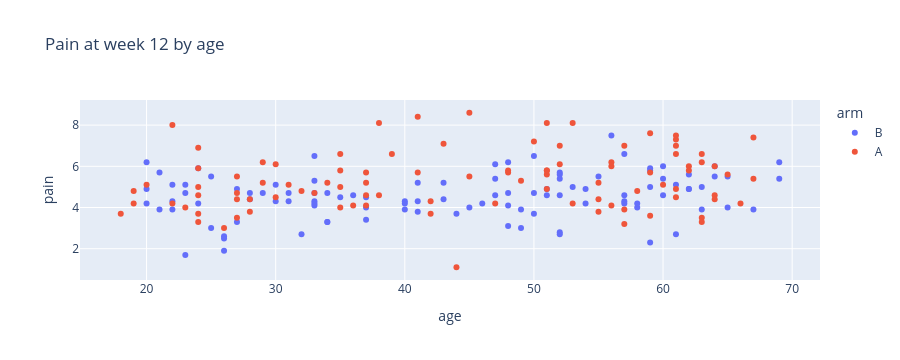

Source (notebook cell):
### Markdown cell above
## Plotly: a box asks about its rows

Drag a box over some points, on the bench at Full, in the Code view or in Cell details: the view starts the chart in Box Select, and its toolbar still has zoom and pan. Each point is a patient at week 12, so the view finds the rows of `week12` inside the box and asks about them.

### Code cell
import plotly.express as px

px.scatter(week12, x="age", y="pain", color="arm", hover_data=["site"], title="Pain at week 12 by age")

### Figure 1 — Plotly figure (JSON) as saved in the notebook; plotly's stock layout.template omitted (floating-point values rounded to 4 significant figures)
{"data": [{"customdata": [["south"], ["west"], ["north"], ["south"], ["west"], ["south"], ["north"], ["south"], ["north"], ["west"], ["south"], ["south"], ["west"], ["south"], ["north"], ["south"], ["west"], ["west"], ["west"], ["south"], ["north"], ["west"], ["south"], ["west"], ["west"], ["south"], ["west"], ["north"], ["north"], ["west"], ["south"], ["north"], ["north"], ["south"], ["west"], ["north"], ["west"], ["north"], ["north"], ["west"], ["south"], ["west"], ["west"], ["south"], ["south"], ["south"], ["west"], ["west"], ["south"], ["south"], ["west"], ["south"], ["north"], ["south"], ["south"], ["west"], ["west"], ["west"], ["west"], ["north"], ["north"], ["north"], ["west"], ["north"], ["north"], ["north"], ["west"], ["west"], ["west"], ["south"], ["west"], ["south"], ["north"], ["north"], ["south"], ["south"], ["north"], ["west"], ["west"], ["south"], ["west"], ["west"], ["west"], ["west"], ["west"], ["west"], ["west"], ["west"], ["west"], ["west"], ["north"], ["north"], ["north"], ["north"], ["north"], ["west"], ["west"], ["south"], ["north"], ["north"], ["south"], ["west"], ["south"], ["south"], ["west"]], "hovertemplate": "arm=B<br>age=%{x}<br>pain=%{y}<br>site=%{customdata[0]}<extra></extra>", "legendgroup": "B", "marker": {"color": "#636efa", "symbol": "circle"}, "mode": "markers", "name": "B", "orientation": "v", "showlegend": true, "type": "scatter", "x": [51, 60, 40, 52, 29, 49, 30, 20, 30, 67, 62, 48, 25, 33, 59, 33, 34, 52, 62, 40, 59, 33, 24, 57, 43, 48, 47, 23, 41, 20, 50, 65, 60, 59, 34, 25, 26, 36, 43, 26, 47, 50, 64, 26, 31, 41, 69, 52, 48, 23, 37, 52, 53, 61, 45, 37, 33, 52, 46, 54, 28, 22, 58, 48, 33, 22, 57, 65, 24, 44, 61, 56, 33, 57, 50, 40, 63, 63, 34, 54, 23, 52, 55, 21, 58, 62, 35, 37, 21, 57, 60, 27, 32, 31, 28, 47, 64, 27, 20, 41, 51, 69, 59, 22, 49], "xaxis": "x", "y": [4.9, 6.0, 4.3, 4.6, 4.7, 3.0, 4.3, 4.2, 5.1, 3.9, 4.9, 4.1, 5.5, 6.5, 5.8, 4.7, 4.7, 5.6, 5.6, 4.2, 5.0, 4.3, 4.2, 4.3, 4.4, 4.7, 5.4, 1.7, 3.8, 4.9, 4.7, 4.0, 4.6, 2.3, 3.3, 3.0, 1.9, 4.6, 5.2, 2.5, 6.1, 6.5, 6.0, 2.6, 4.3, 4.3, 6.2, 2.8, 3.1, 4.7, 4.5, 5.7, 5.0, 2.7, 4.0, 4.0, 5.3, 2.7, 4.2, 4.9, 4.4, 3.9, 4.0, 6.2, 4.1, 4.3, 4.2, 5.5, 5.9, 3.7, 5.1, 7.5, 4.2, 6.6, 3.7, 3.9, 5.0, 3.9, 3.3, 4.2, 5.1, 5.4, 5.5, 3.9, 4.2, 4.9, 4.5, 3.4, 5.7, 4.6, 5.4, 3.3, 2.7, 4.7, 4.7, 4.6, 5.5, 4.9, 6.2, 5.2, 4.6, 5.4, 5.9, 5.1, 3.9], "yaxis": "y"}, {"customdata": [["south"], ["south"], ["west"], ["west"], ["south"], ["north"], ["west"], ["west"], ["south"], ["west"], ["west"], ["west"], ["north"], ["west"], ["north"], ["west"], ["west"], ["north"], ["south"], ["west"], ["south"], ["north"], ["west"], ["north"], ["north"], ["south"], ["north"], ["west"], ["west"], ["south"], ["south"], ["north"], ["north"], ["south"], ["west"], ["north"], ["south"], ["west"], ["west"], ["west"], ["west"], ["north"], ["north"], ["north"], ["north"], ["west"], ["west"], ["west"], ["south"], ["west"], ["west"], ["north"], ["south"], ["south"], ["north"], ["south"], ["north"], ["north"], ["south"], ["west"], ["south"], ["north"], ["south"], ["south"], ["south"], ["west"], ["west"], ["north"], ["south"], ["south"], ["north"], ["north"], ["north"], ["west"], ["north"], ["west"], ["west"], ["west"], ["south"], ["west"], ["south"], ["north"], ["north"], ["west"], ["north"], ["north"], ["north"], ["north"], ["north"], ["north"], ["north"], ["north"], ["north"], ["west"], ["south"]], "hovertemplate": "arm=A<br>age=%{x}<br>pain=%{y}<br>site=%{customdata[0]}<extra></extra>", "legendgroup": "A", "marker": {"color": "#EF553B", "symbol": "circle"}, "mode": "markers", "name": "A", "orientation": "v", "showlegend": true, "type": "scatter", "x": [27, 57, 47, 37, 59, 42, 64, 18, 20, 35, 61, 34, 23, 50, 24, 61, 57, 63, 28, 38, 51, 31, 49, 59, 52, 53, 36, 35, 22, 55, 63, 42, 64, 19, 51, 52, 29, 67, 37, 63, 48, 61, 24, 27, 37, 33, 29, 30, 35, 62, 41, 48, 35, 57, 63, 26, 28, 24, 24, 51, 22, 56, 65, 32, 61, 61, 43, 62, 27, 19, 27, 37, 41, 45, 60, 53, 55, 30, 44, 67, 56, 45, 56, 51, 64, 24, 59, 24, 55, 39, 51, 66, 61, 58, 38], "xaxis": "x", "y": [4.7, 7.0, 4.2, 4.1, 5.7, 4.3, 4.6, 3.7, 5.1, 5.8, 7.0, 5.2, 4.0, 7.2, 3.3, 4.5, 3.9, 3.5, 4.4, 4.6, 5.8, 5.1, 5.3, 7.6, 6.1, 8.1, 4.1, 5.0, 8.0, 3.8, 3.3, 3.7, 4.4, 4.8, 5.6, 7.0, 6.2, 5.4, 5.7, 6.6, 5.7, 7.3, 3.7, 4.4, 4.6, 4.7, 5.2, 6.1, 6.6, 6.0, 5.7, 5.8, 4.0, 3.2, 6.2, 3.0, 3.8, 4.6, 5.9, 8.1, 4.2, 6.0, 5.6, 4.8, 4.9, 6.6, 7.1, 5.8, 5.5, 4.2, 3.5, 5.2, 8.4, 8.6, 5.1, 4.2, 4.4, 4.5, 1.1, 7.4, 6.2, 5.5, 4.1, 5.8, 6.0, 5.0, 3.6, 6.9, 5.2, 6.6, 4.9, 4.2, 7.5, 4.8, 8.1], "yaxis": "y"}], "layout": {"height": 360, "legend": {"title": {"text": "arm"}, "tracegroupgap": 0}, "title": {"text": "Pain at week 12 by age"}, "xaxis": {"anchor": "y", "autorange": true, "domain": [0, 1], "range": [14.38, 72.62], "title": {"text": "age"}, "type": "linear"}, "yaxis": {"anchor": "x", "autorange": true, "domain": [0, 1], "range": [0.4811, 9.219], "title": {"text": "pain"}, "type": "linear"}}}
